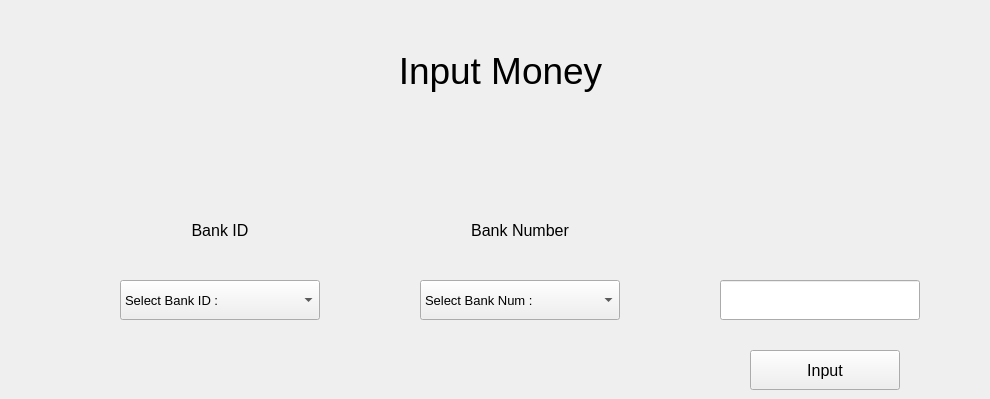
      <widget class="QWidget" name="tab_7">
       <attribute name="title">
        <string>7</string>
       </attribute>
       <widget class="QLabel" name="label_21">
        <property name="geometry">
         <rect>
          <x>20</x>
          <y>0</y>
          <width>961</width>
          <height>141</height>
         </rect>
        </property>
        <property name="font">
         <font>
          <pointsize>28</pointsize>
         </font>
        </property>
        <property name="text">
         <string>Input Money</string>
        </property>
        <property name="alignment">
         <set>Qt::AlignCenter</set>
        </property>
       </widget>
       <widget class="QLabel" name="label_31">
        <property name="geometry">
         <rect>
          <x>120</x>
          <y>210</y>
          <width>200</width>
          <height>40</height>
         </rect>
        </property>
        <property name="minimumSize">
         <size>
          <width>200</width>
          <height>40</height>
         </size>
        </property>
        <property name="maximumSize">
         <size>
          <width>200</width>
          <height>40</height>
         </size>
        </property>
        <property name="font">
         <font>
          <pointsize>12</pointsize>
         </font>
        </property>
        <property name="text">
         <string>Bank ID</string>
        </property>
        <property name="alignment">
         <set>Qt::AlignCenter</set>
        </property>
       </widget>
       <widget class="QLabel" name="label_32">
        <property name="geometry">
         <rect>
          <x>420</x>
          <y>210</y>
          <width>200</width>
          <height>40</height>
         </rect>
        </property>
        <property name="minimumSize">
         <size>
          <width>200</width>
          <height>40</height>
         </size>
        </property>
        <property name="maximumSize">
         <size>
          <width>200</width>
          <height>40</height>
         </size>
        </property>
        <property name="font">
         <font>
          <pointsize>12</pointsize>
         </font>
        </property>
        <property name="text">
         <string>Bank Number</string>
        </property>
        <property name="alignment">
         <set>Qt::AlignCenter</set>
        </property>
       </widget>
       <widget class="QPushButton" name="PB_verify_bank_account_verify">
        <property name="geometry">
         <rect>
          <x>750</x>
          <y>350</y>
          <width>150</width>
          <height>40</height>
         </rect>
        </property>
        <property name="sizePolicy">
         <sizepolicy hsizetype="Minimum" vsizetype="Fixed">
          <horstretch>150</horstretch>
          <verstretch>30</verstretch>
         </sizepolicy>
        </property>
        <property name="minimumSize">
         <size>
          <width>150</width>
          <height>40</height>
         </size>
        </property>
        <property name="maximumSize">
         <size>
          <width>150</width>
          <height>30</height>
         </size>
        </property>
        <property name="font">
         <font>
          <pointsize>12</pointsize>
         </font>
        </property>
        <property name="text">
         <string>Input</string>
        </property>
       </widget>
       <widget class="QComboBox" name="CB_verify_bank_account_num">
        <property name="geometry">
         <rect>
          <x>420</x>
          <y>280</y>
          <width>200</width>
          <height>40</height>
         </rect>
        </property>
        <property name="minimumSize">
         <size>
          <width>200</width>
          <height>40</height>
         </size>
        </property>
        <property name="maximumSize">
         <size>
          <width>200</width>
          <height>40</height>
         </size>
        </property>
        <property name="font">
         <font>
          <pointsize>10</pointsize>
         </font>
        </property>
        <property name="currentText">
         <string>Select Bank Num :</string>
        </property>
        <item>
         <property name="text">
          <string>Select Bank Num :</string>
         </property>
        </item>
       </widget>
       <widget class="QComboBox" name="CB_verify_bank_account_id">
        <property name="geometry">
         <rect>
          <x>120</x>
          <y>280</y>
          <width>200</width>
          <height>40</height>
         </rect>
        </property>
        <property name="minimumSize">
         <size>
          <width>200</width>
          <height>40</height>
         </size>
        </property>
        <property name="maximumSize">
         <size>
          <width>200</width>
          <height>40</height>
         </size>
        </property>
        <property name="font">
         <font>
          <pointsize>10</pointsize>
         </font>
        </property>
        <property name="currentText">
         <string>Select Bank ID :</string>
        </property>
        <item>
         <property name="text">
          <string>Select Bank ID :</string>
         </property>
        </item>
       </widget>
       <widget class="QLineEdit" name="LE_verify_bank_account_code">
        <property name="geometry">
         <rect>
          <x>720</x>
          <y>280</y>
          <width>200</width>
          <height>40</height>
         </rect>
        </property>
        <property name="sizePolicy">
         <sizepolicy hsizetype="Preferred" vsizetype="Preferred">
          <horstretch>0</horstretch>
          <verstretch>0</verstretch>
         </sizepolicy>
        </property>
        <property name="minimumSize">
         <size>
          <width>200</width>
          <height>40</height>
         </size>
        </property>
        <property name="maximumSize">
         <size>
          <width>200</width>
          <height>30</height>
         </size>
        </property>
        <property name="font">
         <font>
          <pointsize>12</pointsize>
         </font>
        </property>
        <property name="contextMenuPolicy">
         <enum>Qt::DefaultContextMenu</enum>
        </property>
        <property name="maxLength">
         <number>14</number>
        </property>
        <property name="alignment">
         <set>Qt::AlignCenter</set>
        </property>
       </widget>
      </widget>
